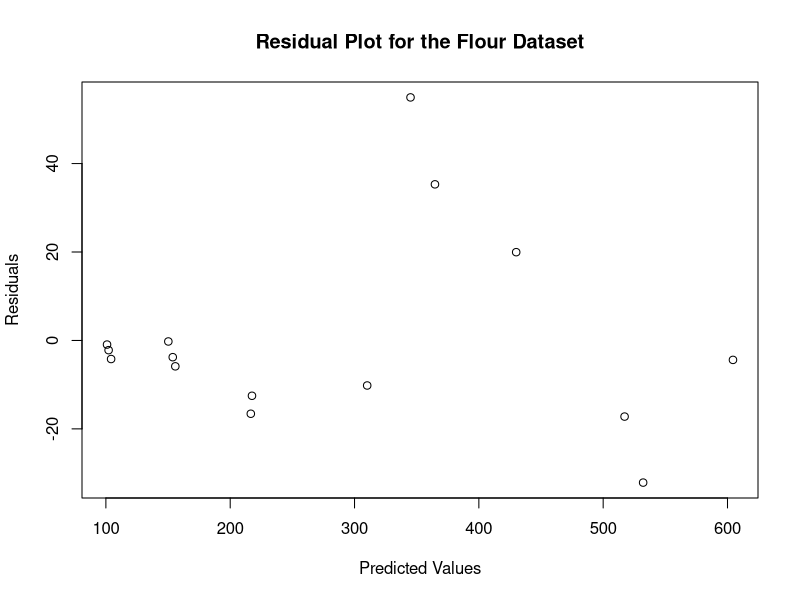
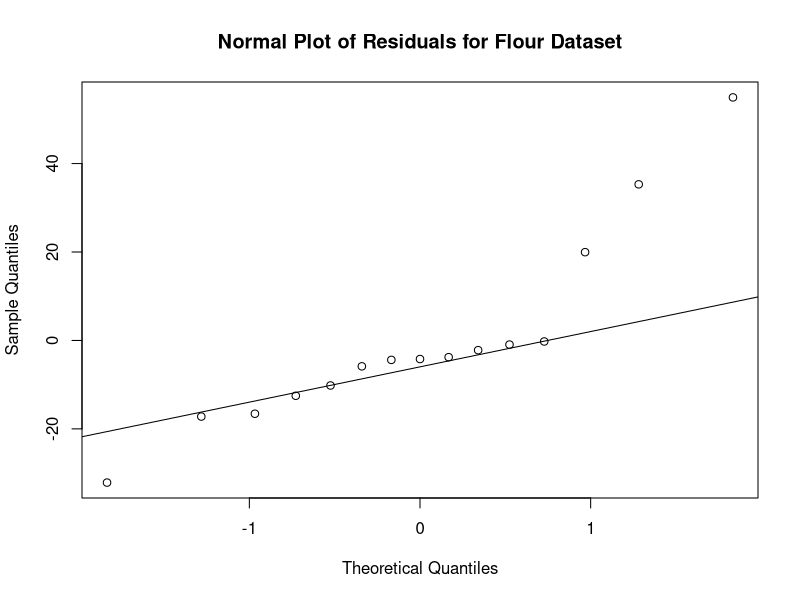
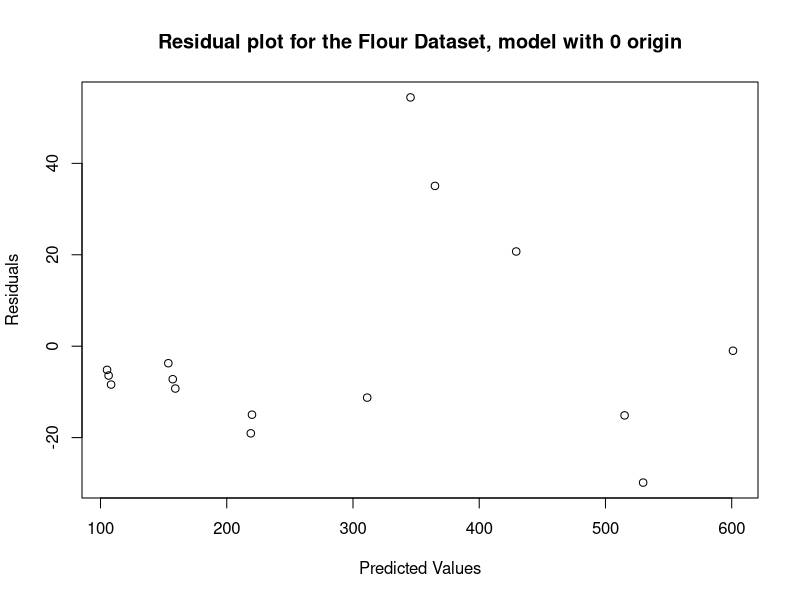
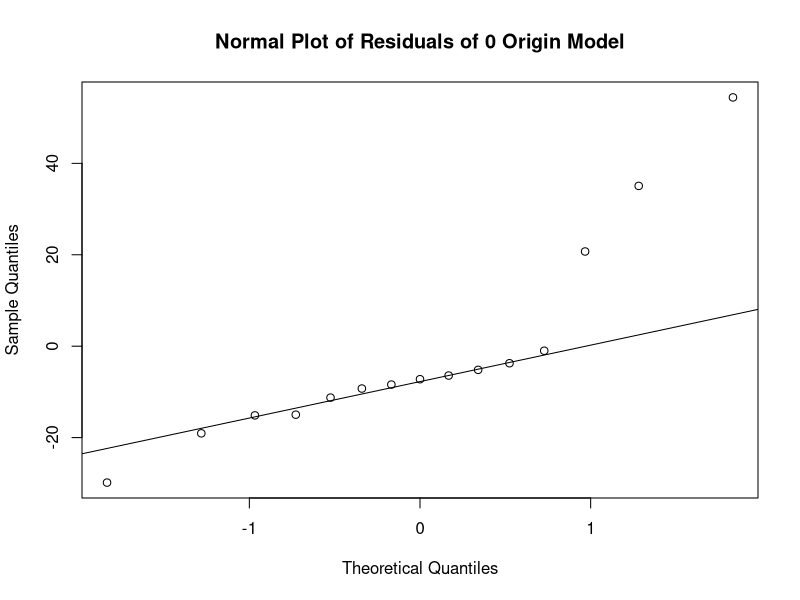
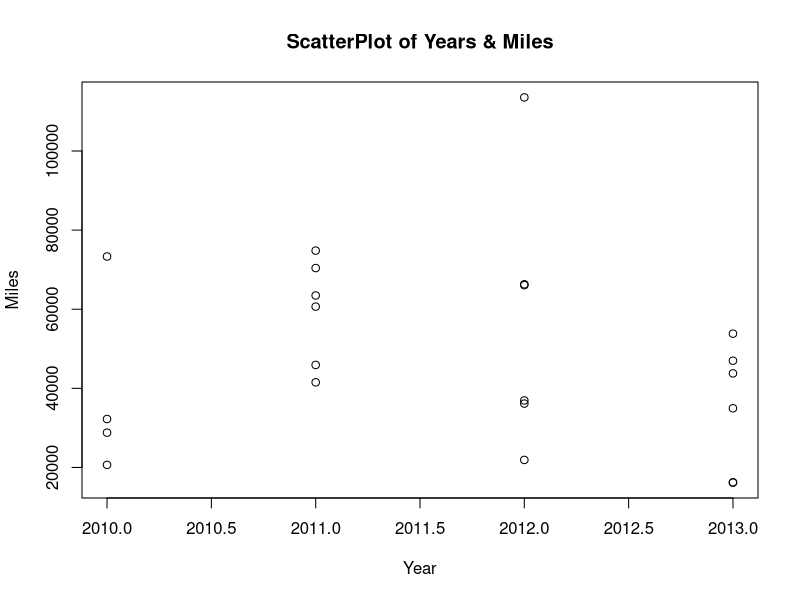
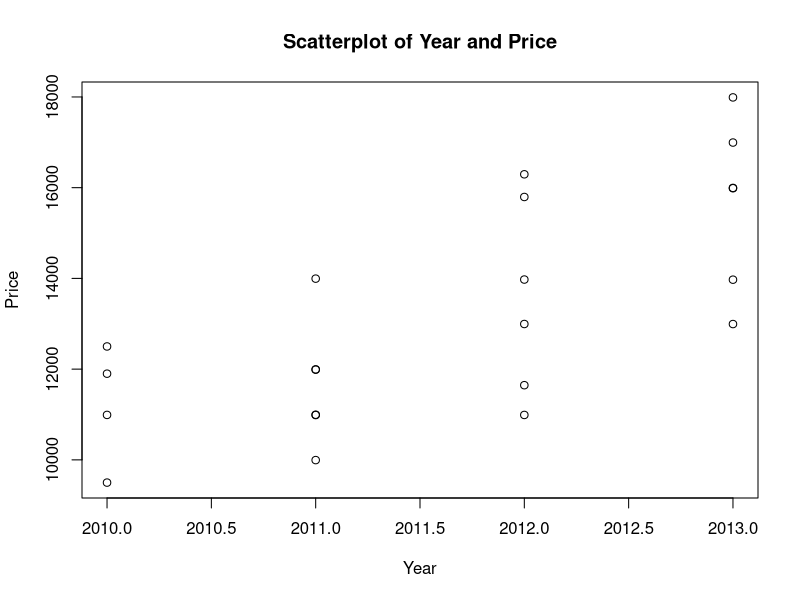
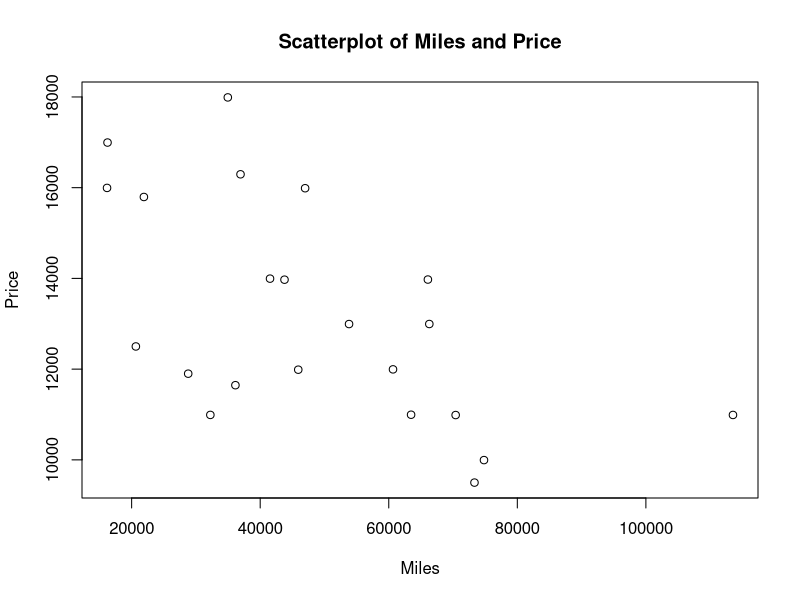
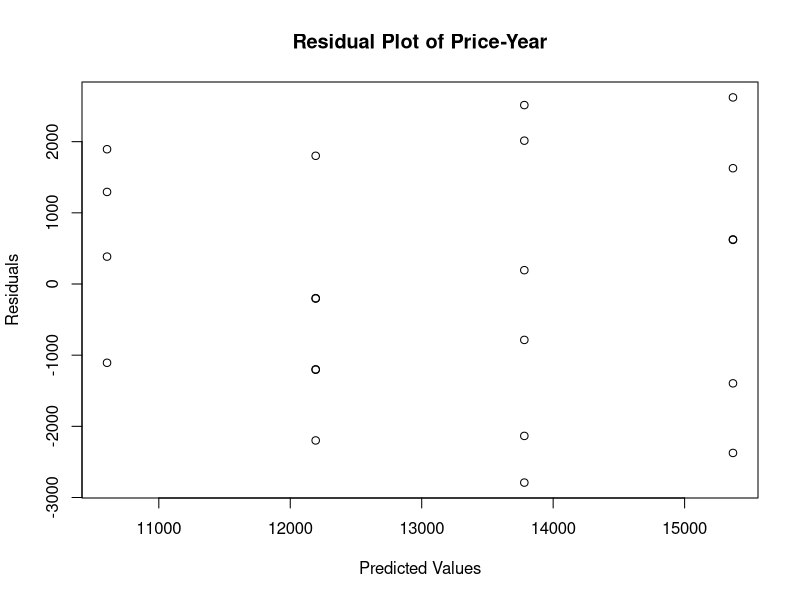

Write R code to recreate these figures, in order.
library(dplyr)
#Project 2
#Create and print a SAS dataset or R dataframe named flour. 
flour <- read.table("flour.txt", header=T)
head(flour)

#Use SAS or R to compute the means and standard deviations for weight and nbags. 
#Also compute the correlation between weight and nbags.
mean(flour$Weight)
mean(flour$NBags)

sd(flour$Weight)
sd(flour$NBags)

cor(flour$Weight, flour$NBags)

#Use SAS or R to find the simple linear regression model for predicting 
#nbags from weight. Compare your hand calculations in Question A3 to the 
#simple linear regression model obtained by SAS or R.

m1 <- glm(flour$NBags ~ flour$Weight, data=flour)
m1

#For the simple linear regression model, create and interpret the 
#residual plot and normal plot of the residuals.
r = residuals(m1)
p = fitted(m1)
plot(p, r, main="Residual Plot for the Flour Dataset",
     xlab="Predicted Values",
     ylab="Residuals")

#Create Normal Plot of the residuals
qqnorm(r, main="Normal Plot of Residuals for Flour Dataset")
qqline(r)

#Use SAS or R to find the regression through the origin model for 
#predicting nbags from weight. Compare your hand calculation in 
#Question B6 to the regression through the origin model obtained with SAS or R
m2 <- glm(NBags ~ Weight + 0, data = flour)
m2

#For the regression through the origin model, create and 
#interpret the residual plot and normal plot of the residuals.
r = residuals(m2)
p = fitted(m2)
plot(p, r, main="Residual plot for the Flour Dataset, model with 0 origin",
     xlab="Predicted Values", ylab="Residuals")

qqnorm(r, main="Normal Plot of Residuals of 0 Origin Model")
qqline(r)

#Problem 2
#Collect the following used car data from the internet or elsewhere for at 
#least 20 cars (or other vehicles like motorcycles or motorboats) of the 
#same make and model: price, year, miles.

used_cars <- read.table("UsedCars.txt", header=T)
head(used_cars)
options(scipen=999)
#Create the pairwise scatterplots of year, miles, and price. 
plot(used_cars$Year, used_cars$Miles, main="ScatterPlot of Years & Miles",
     xlab="Year", ylab="Miles")

plot(used_cars$Year, used_cars$Price, main="Scatterplot of Year and Price",
     xlab="Year", ylab="Price")

plot(used_cars$Miles, used_cars$Price, main="Scatterplot of Miles and Price",
     xlab="Miles", ylab="Price")

#Find the pairwise correlations of year, miles, and price with SAS or R. 
#Interpret them.

print("Correlation between Year and Miles")
cor(used_cars$Year, used_cars$Miles)

cor(used_cars$Year, used_cars$Price)

cor(used_cars$Miles, used_cars$Price)

#Find the simple linear regression model price=year with SAS or R.
m2 <- glm(Price ~ Year, data = used_cars)  
m2

#Create residual plot of price-year model
r <- residuals(m2)
p <- fitted(m2)
plot(p, r, main="Residual Plot of Price-Year",
     xlab="Predicted Values",
     ylab="Residuals")

#Create normal plot of the residuals of price-year model
qqnorm(r, main = "Normal Plot of residuals of Price-Year")
qqline(r)

#Simple linear regression of price-miles
m3 <- glm(Price ~ Miles, data = used_cars)
print(summary(m3))

#Residual Plot of price-miles model
r2 <- residuals(m3)
p2 <- fitted(m3)
plot(p2, r2, main="Residual Plot of Price-Miles",
     xlab="Predicted Values",
     ylab="Residuals")

#Normal plot of price-miles model
qqnorm(r2, main ="Normal Plot of residuals of Price-Model")
qqline(r2)


#Multiple Regression Model of price-years, miles
m4 <- lm(Price ~ Year + Miles, data = used_cars)
print(summary(m4))

#Find Residuals vs Predicted Values of Multiple regression Model
r3 <- residuals(m4)
p3 <- fitted(m4)
plot(p3, r3, main="Residual Plot of Price - Years Miles Model",
     xlab="Predicted Values",
     ylab="Residuals")

#Find Residuals vs year
  plot(used_cars$Year, r3, main="Residual Plot of Residuals vs Year",
       xlab="Year",
       ylab="Residuals")

#Find Residuals vs miles
plot(used_cars$Miles, r3, main="Residual Plot of Residuals vs Miles",
     xlab="Miles",
     ylab="Residuals")

#Normal Plot of Multiple regression Model
qqnorm(r3, main="Normal Plot of residuals of Price - Years Miles Model")
qqline(r3)

